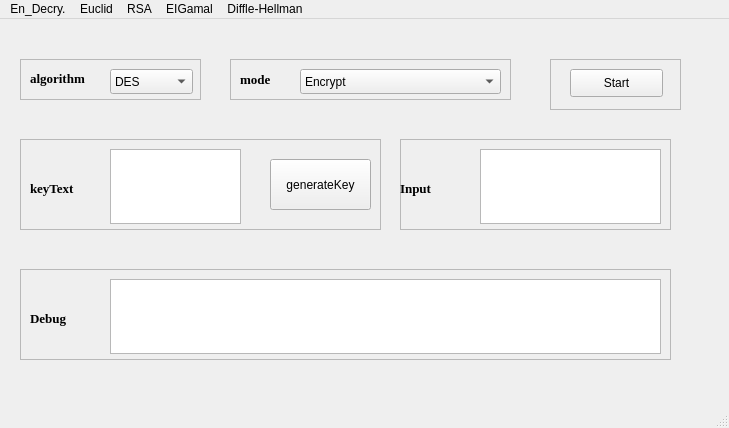
<?xml version="1.0" encoding="UTF-8"?>
<ui version="4.0">
 <class>MainWindow</class>
 <widget class="QMainWindow" name="MainWindow">
  <property name="geometry">
   <rect>
    <x>0</x>
    <y>0</y>
    <width>729</width>
    <height>428</height>
   </rect>
  </property>
  <property name="windowTitle">
   <string>MainWindow</string>
  </property>
  <property name="styleSheet">
   <string notr="true"/>
  </property>
  <widget class="QWidget" name="centralwidget">
   <widget class="QPushButton" name="startButton">
    <property name="geometry">
     <rect>
      <x>570</x>
      <y>50</y>
      <width>93</width>
      <height>28</height>
     </rect>
    </property>
    <property name="text">
     <string>Start</string>
    </property>
   </widget>
   <widget class="QLabel" name="label">
    <property name="geometry">
     <rect>
      <x>30</x>
      <y>290</y>
      <width>69</width>
      <height>19</height>
     </rect>
    </property>
    <property name="font">
     <font>
      <family>Times New Roman</family>
      <pointsize>10</pointsize>
      <bold>true</bold>
     </font>
    </property>
    <property name="text">
     <string>Debug</string>
    </property>
   </widget>
   <widget class="QPushButton" name="generateKeyButton">
    <property name="geometry">
     <rect>
      <x>270</x>
      <y>140</y>
      <width>101</width>
      <height>51</height>
     </rect>
    </property>
    <property name="text">
     <string>generateKey</string>
    </property>
   </widget>
   <widget class="QLabel" name="label_3">
    <property name="geometry">
     <rect>
      <x>30</x>
      <y>160</y>
      <width>69</width>
      <height>19</height>
     </rect>
    </property>
    <property name="font">
     <font>
      <family>Times New Roman</family>
      <pointsize>10</pointsize>
      <bold>true</bold>
     </font>
    </property>
    <property name="text">
     <string>keyText</string>
    </property>
   </widget>
   <widget class="QTextEdit" name="inputText">
    <property name="geometry">
     <rect>
      <x>480</x>
      <y>130</y>
      <width>181</width>
      <height>75</height>
     </rect>
    </property>
   </widget>
   <widget class="QTextEdit" name="keyText">
    <property name="geometry">
     <rect>
      <x>110</x>
      <y>130</y>
      <width>131</width>
      <height>75</height>
     </rect>
    </property>
    <property name="styleSheet">
     <string notr="true">border-color: rgb(255, 255, 255);</string>
    </property>
   </widget>
   <widget class="QLabel" name="label_4">
    <property name="geometry">
     <rect>
      <x>400</x>
      <y>160</y>
      <width>69</width>
      <height>19</height>
     </rect>
    </property>
    <property name="font">
     <font>
      <family>Times New Roman</family>
      <pointsize>10</pointsize>
      <bold>true</bold>
     </font>
    </property>
    <property name="text">
     <string>Input</string>
    </property>
   </widget>
   <widget class="QTextEdit" name="debugTextEdit">
    <property name="geometry">
     <rect>
      <x>110</x>
      <y>260</y>
      <width>551</width>
      <height>75</height>
     </rect>
    </property>
   </widget>
   <widget class="QComboBox" name="modeComboBox">
    <property name="geometry">
     <rect>
      <x>300</x>
      <y>50</y>
      <width>201</width>
      <height>25</height>
     </rect>
    </property>
    <item>
     <property name="text">
      <string>Encrypt</string>
     </property>
    </item>
    <item>
     <property name="text">
      <string>Encrypt &amp; Decrypt</string>
     </property>
    </item>
    <item>
     <property name="text">
      <string>Decrypt</string>
     </property>
    </item>
   </widget>
   <widget class="QComboBox" name="algorithmComboBox">
    <property name="geometry">
     <rect>
      <x>110</x>
      <y>50</y>
      <width>83</width>
      <height>25</height>
     </rect>
    </property>
    <item>
     <property name="text">
      <string>DES</string>
     </property>
    </item>
    <item>
     <property name="text">
      <string>AES</string>
     </property>
    </item>
   </widget>
   <widget class="QLabel" name="label_2">
    <property name="geometry">
     <rect>
      <x>30</x>
      <y>50</y>
      <width>69</width>
      <height>19</height>
     </rect>
    </property>
    <property name="font">
     <font>
      <family>Times New Roman</family>
      <pointsize>10</pointsize>
      <bold>true</bold>
     </font>
    </property>
    <property name="text">
     <string>algorithm</string>
    </property>
   </widget>
   <widget class="QLabel" name="label_5">
    <property name="geometry">
     <rect>
      <x>240</x>
      <y>50</y>
      <width>31</width>
      <height>20</height>
     </rect>
    </property>
    <property name="font">
     <font>
      <family>Times New Roman</family>
      <pointsize>10</pointsize>
      <bold>true</bold>
     </font>
    </property>
    <property name="text">
     <string>mode</string>
    </property>
   </widget>
   <widget class="QFrame" name="frame">
    <property name="geometry">
     <rect>
      <x>20</x>
      <y>40</y>
      <width>181</width>
      <height>41</height>
     </rect>
    </property>
    <property name="frameShape">
     <enum>QFrame::Shape::StyledPanel</enum>
    </property>
    <property name="frameShadow">
     <enum>QFrame::Shadow::Raised</enum>
    </property>
   </widget>
   <widget class="QFrame" name="frame_2">
    <property name="geometry">
     <rect>
      <x>230</x>
      <y>40</y>
      <width>281</width>
      <height>41</height>
     </rect>
    </property>
    <property name="frameShape">
     <enum>QFrame::Shape::StyledPanel</enum>
    </property>
    <property name="frameShadow">
     <enum>QFrame::Shadow::Raised</enum>
    </property>
   </widget>
   <widget class="QFrame" name="frame_3">
    <property name="geometry">
     <rect>
      <x>20</x>
      <y>120</y>
      <width>361</width>
      <height>91</height>
     </rect>
    </property>
    <property name="frameShape">
     <enum>QFrame::Shape::StyledPanel</enum>
    </property>
    <property name="frameShadow">
     <enum>QFrame::Shadow::Raised</enum>
    </property>
   </widget>
   <widget class="QFrame" name="frame_4">
    <property name="geometry">
     <rect>
      <x>400</x>
      <y>120</y>
      <width>271</width>
      <height>91</height>
     </rect>
    </property>
    <property name="frameShape">
     <enum>QFrame::Shape::StyledPanel</enum>
    </property>
    <property name="frameShadow">
     <enum>QFrame::Shadow::Raised</enum>
    </property>
   </widget>
   <widget class="QFrame" name="frame_5">
    <property name="geometry">
     <rect>
      <x>550</x>
      <y>40</y>
      <width>131</width>
      <height>51</height>
     </rect>
    </property>
    <property name="frameShape">
     <enum>QFrame::Shape::StyledPanel</enum>
    </property>
    <property name="frameShadow">
     <enum>QFrame::Shadow::Raised</enum>
    </property>
   </widget>
   <widget class="QFrame" name="frame_6">
    <property name="geometry">
     <rect>
      <x>20</x>
      <y>250</y>
      <width>651</width>
      <height>91</height>
     </rect>
    </property>
    <property name="frameShape">
     <enum>QFrame::Shape::StyledPanel</enum>
    </property>
    <property name="frameShadow">
     <enum>QFrame::Shadow::Raised</enum>
    </property>
   </widget>
   <zorder>frame_6</zorder>
   <zorder>frame_4</zorder>
   <zorder>frame_5</zorder>
   <zorder>frame_3</zorder>
   <zorder>frame_2</zorder>
   <zorder>frame</zorder>
   <zorder>startButton</zorder>
   <zorder>label</zorder>
   <zorder>generateKeyButton</zorder>
   <zorder>label_3</zorder>
   <zorder>inputText</zorder>
   <zorder>keyText</zorder>
   <zorder>label_4</zorder>
   <zorder>debugTextEdit</zorder>
   <zorder>modeComboBox</zorder>
   <zorder>algorithmComboBox</zorder>
   <zorder>label_2</zorder>
   <zorder>label_5</zorder>
  </widget>
  <widget class="QMenuBar" name="menubar">
   <property name="geometry">
    <rect>
     <x>0</x>
     <y>0</y>
     <width>729</width>
     <height>25</height>
    </rect>
   </property>
   <widget class="QMenu" name="menuEncry_Decry">
    <property name="title">
     <string>En_Decry.</string>
    </property>
   </widget>
   <widget class="QMenu" name="menuEuclid">
    <property name="title">
     <string>Euclid</string>
    </property>
    <addaction name="actionEx_Euclid_alg"/>
   </widget>
   <widget class="QMenu" name="menuRSA">
    <property name="title">
     <string>RSA</string>
    </property>
    <addaction name="actionRSA_EnDecry"/>
   </widget>
   <widget class="QMenu" name="menuEIGamal">
    <property name="title">
     <string>EIGamal</string>
    </property>
    <addaction name="actionEIGamal"/>
   </widget>
   <widget class="QMenu" name="menuDiffle_Hellman">
    <property name="title">
     <string>Diffle-Hellman</string>
    </property>
    <addaction name="actionDiffle_Hellman"/>
   </widget>
   <addaction name="menuEncry_Decry"/>
   <addaction name="menuEuclid"/>
   <addaction name="menuRSA"/>
   <addaction name="menuEIGamal"/>
   <addaction name="menuDiffle_Hellman"/>
  </widget>
  <widget class="QStatusBar" name="statusbar"/>
  <action name="actionEx_Euclid_alg">
   <property name="text">
    <string>Ex_Euclid.alg</string>
   </property>
  </action>
  <action name="actionRSA_EnDecry">
   <property name="text">
    <string>RSA_En&amp;Decry</string>
   </property>
  </action>
  <action name="actionEIGamal">
   <property name="text">
    <string>EIGamal</string>
   </property>
  </action>
  <action name="actionDiffle_Hellman">
   <property name="text">
    <string>Diffle-Hellman</string>
   </property>
  </action>
 </widget>
 <resources/>
 <connections/>
</ui>
